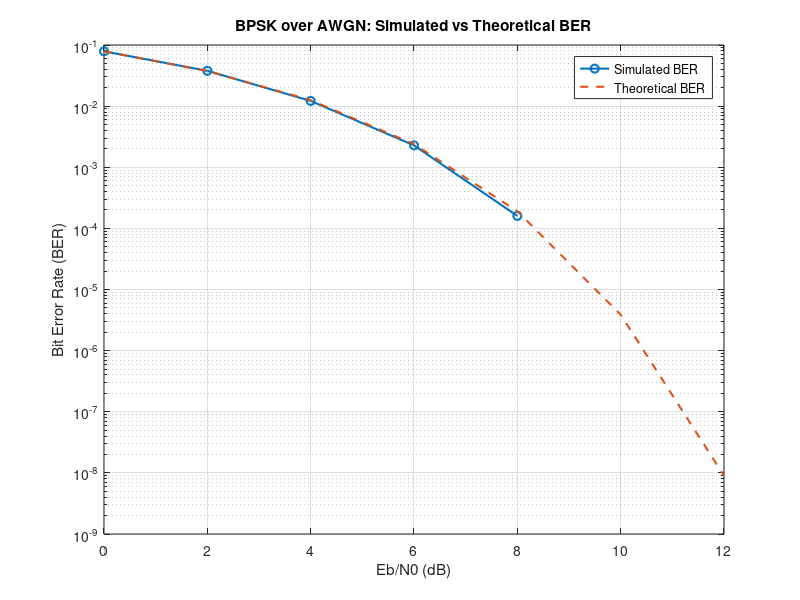

The MATLAB source for this figure:
%% a03 - BPSK over AWGN: Simulated vs Theoretical BER
% This script compares the simulated BER of BPSK over AWGN
% with the theoretical BER formula.

clear; close all; clc;

%% 1. Simulation settings

N = 100000;                  % Number of bits per Eb/N0 value
EbN0_dB_range = 0:2:12;      % Eb/N0 values in dB

BER_sim = zeros(size(EbN0_dB_range));  % Store simulated BER values

%% 2. Simulated BER using Monte Carlo simulation

for i = 1:length(EbN0_dB_range)

    % Generate random bits
    bits = randi([0 1], N, 1);

    % BPSK modulation
    % bit 0 -> -1
    % bit 1 -> +1
    symbols = 2*bits - 1;

    % Convert current Eb/N0 from dB to linear scale
    EbN0_dB = EbN0_dB_range(i);
    EbN0 = 10^(EbN0_dB/10);

    % AWGN noise
    noiseSigma = sqrt(1/(2*EbN0));
    noise = noiseSigma * randn(size(symbols));

    % Received symbols
    receivedSymbols = symbols + noise;

    % BPSK demodulation
    receivedBits = double(receivedSymbols > 0);

    % Count errors and calculate BER
    numErrors = sum(bits ~= receivedBits);
    BER_sim(i) = numErrors / N;

    % Print result
    fprintf("Eb/N0 = %2d dB | Errors = %5d | Simulated BER = %.6f\n", ...
            EbN0_dB, numErrors, BER_sim(i));

end

%% 3. Theoretical BER for BPSK over AWGN

EbN0_linear = 10.^(EbN0_dB_range/10);

BER_theory = 0.5 * erfc(sqrt(EbN0_linear));

%% 4. Plot simulated and theoretical BER curves

figure;

semilogy(EbN0_dB_range, BER_sim, 'o-', 'LineWidth', 1.5);
hold on;

semilogy(EbN0_dB_range, BER_theory, '--', 'LineWidth', 1.5);

xlabel("Eb/N0 (dB)");
ylabel("Bit Error Rate (BER)");
title("BPSK over AWGN: Simulated vs Theoretical BER");
legend("Simulated BER", "Theoretical BER");
grid on;

%% 5. Save figure

if ~exist("figures", "dir")
    mkdir("figures");
end

saveas(gcf, "figures/bpsk_awgn_theory_comparison.png");
